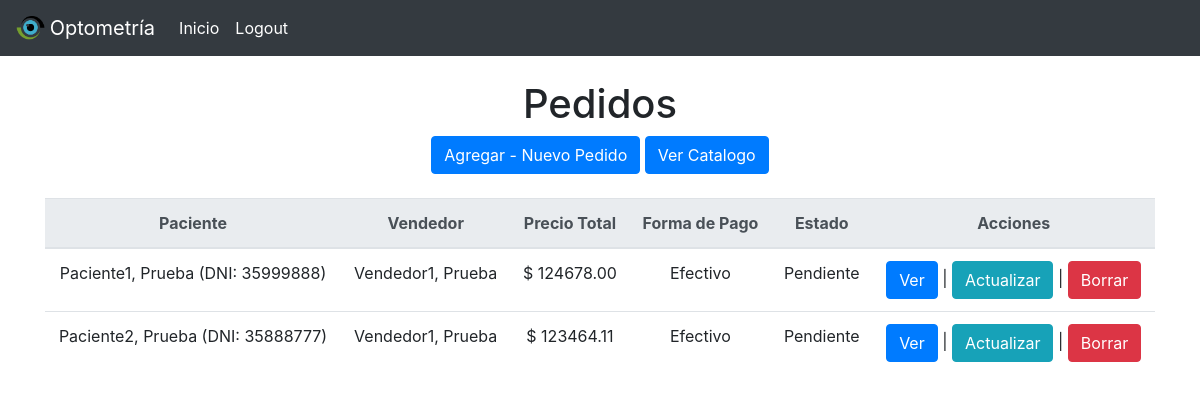
Before: /vendedor/pedidos/ (signed in) with the older database file.
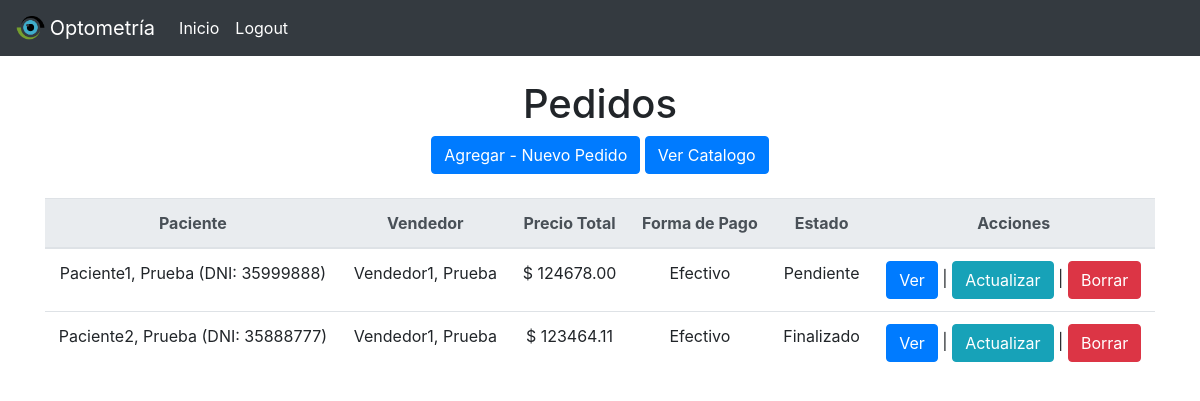
After: the same page with the newer database file.
### orders/models.py (models this page shows, shortened)
class Order(models.Model):
    products = models.ManyToManyField(Product,
                                      verbose_name="Productos",
                                      related_name="Productos",
                                      blank=False,
                                      null=False)
    patient = models.ForeignKey(Patient,
                                on_delete=models.CASCADE,
                                verbose_name="Paciente")
    seller = models.ForeignKey(settings.AUTH_USER_MODEL,
                               on_delete=models.CASCADE,
                               limit_choices_to=Q(groups__name='Vendedor'),
                               related_name="Vendedor",
                               verbose_name="Vendedor")
    date = models.DateTimeField(auto_now=True,
                                verbose_name="Fecha")
    STATUS = (
        ('PED', 'Pedido'),
        ('TAL', 'Taller'),
        ('PEN', 'Pendiente'),
        ('FIN', 'Finalizado'),
    )
    status = models.CharField(max_length=3,
                              choices=STATUS,
                              default='PEN')
    METHODS = (
        ('CRED', 'Tarjeta de Credito'),
        ('DBTO', 'Tarjeta de Debito'),
        ('VIRT', 'Billetera Virtual'),
        ('EFEC', 'Efectivo')
    )
    payment_method = models.CharField(verbose_name="Metodo de Pago",
                                      max_length=4,
                                      choices=METHODS,
                                      default='EFEC')
    class Meta:
        verbose_name = "Pedido"
        verbose_name_plural = "Pedidos"
    @property
    def total_price(self):
        total = 0
        for productPrice in self.products.all():
            total += productPrice.price
        return total

class Product(models.Model):
    name = models.CharField(max_length=64,
                            verbose_name="Nombre")
    price = models.DecimalField(max_digits=32,
                                decimal_places=2,
                                verbose_name="Precio")
    is_glass = models.BooleanField(verbose_name="Lente", default=False)
    POS = (
        ('IZQ', 'Izquierda'),
        ('DER', 'Derecha'),
    )
    position = models.CharField(verbose_name="Posición",
                                max_length=3,
                                choices=POS,
                                blank=True,
                                null=True)
    TYPE = (
        ('LEJ', 'Lejos'),
        ('CER', 'Cerca'),
    )
    type = models.CharField(verbose_name="Tipo",
                            max_length=3,
                            choices=TYPE,
                            blank=True,
                            null=True)
    frame = models.BooleanField(verbose_name="Armazon",
                                blank=True,
                                null=True)
    class Meta:
        verbose_name = "Producto"
        verbose_name_plural = "Productos"

### patient/models.py (models this page shows)
class Patient(models.Model):
    document_id = models.IntegerField(primary_key=True,
                                      unique=True,
                                      verbose_name="DNI")
    first_name = models.CharField(max_length=64,
                                  verbose_name="Nombre")
    last_name = models.CharField(max_length=64,
                                 verbose_name="Apellido")
    medical_history = models.TextField(max_length=256,
                                       verbose_name="Historia Medica")
    class Meta:
        verbose_name = "Paciente"
        verbose_name_plural = "Pacientes"
    def __str__(self):
        return f"{self.first_name}, {self.last_name} (DNI: {self.document_id})"

### orders/views.py (the view)
# urls.py: url(r'^vendedor/pedidos/$', group_required('Vendedor')(OrderList.as_view()), name='list'),
class OrderList(ListView):
    model = Order

### appointments/models.py (called while the page is built)
def get_name(self):
    return f"{self.first_name}, {self.last_name}"

### orders/templates/orders/order_list.html (shortened to what this page needs)
{% extends "index/base.html" %}
{% block navbar %} {% include "index/logout.html" %}{% endblock %}
{% block content %}
<div class="container mt-4 text-center">
        <h1>Pedidos</h1>
    <a href="{% url 'orders:new'%}" class="btn btn-primary">Agregar - Nuevo Pedido</a>
    <a href="{% url 'orders:catalog'%}" class="btn btn-primary">Ver Catalogo</a>
    <table class="table mt-4">
        <tr>
            <thead class="thead-light">
                <tr>
                    <th scope="col">Paciente</th>
                    <th scope="col">Vendedor</th>
                    <th scope="col">Precio Total</th>
                    <th scope="col">Forma de Pago</th>
                    <th scope="col">Estado</th>
                    <th scope="col">Acciones</th>
                </tr>
            </thead>
            <tbody>
                {% for order in object_list %}
                <tr>
                    <td>{{order.patient}}</td>
                    <td>{{order.seller}}</td>
                    <td>$ {{order.total_price}}</td>
                    <td>{{order.get_payment_method_display}}</td>
                    <td>{{order.get_status_display}}</td>
                    <td>
                        <a href="{% url 'orders:detail' order.id %}" class="btn btn-primary">Ver</a> | <a href="{% url 'orders:edit' order.id %}" class="btn btn-info">Actualizar</a> |
                        <a href="{% url 'orders:delete' order.id %}" class="btn btn-danger">Borrar</a>
                    </td>
                </tr>
                {% endfor %}
            </tbody>
        </tr>
    </table>
</div>
{% endblock %}

Changed rows visible on the page:
changed Order "Paciente2, Prueba (DNI: 35888777)": status "Pendiente" → "Finalizado"
